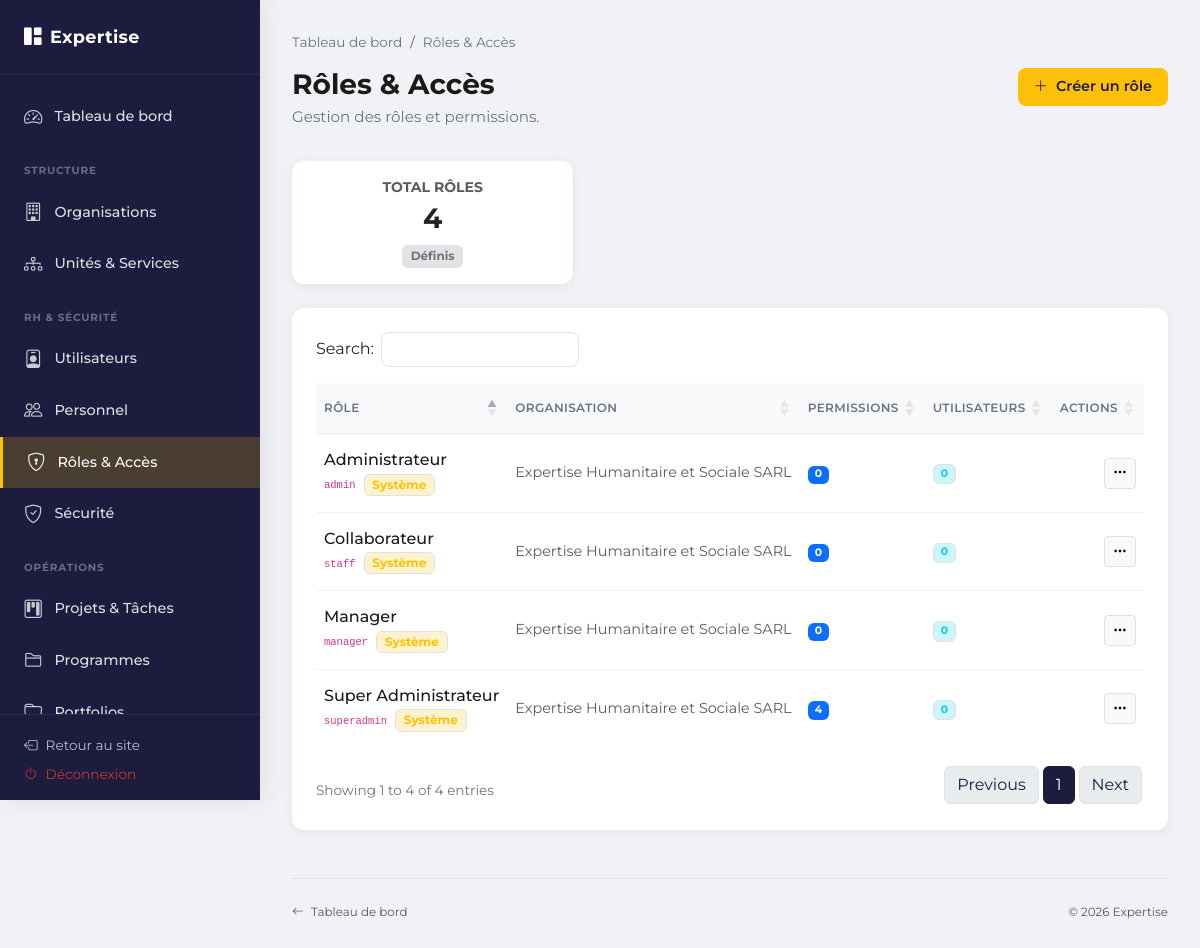
Screenshot of /admin/roles.php (signed in) with the database file from the repository.
### tables this page shows
CREATE TABLE IF NOT EXISTS `role` (
  `id` INT UNSIGNED NOT NULL AUTO_INCREMENT,
  `organisation_id` INT UNSIGNED DEFAULT NULL,
  `name` VARCHAR(100) NOT NULL,
  `code` VARCHAR(50) NOT NULL,
  `description` TEXT,
  `is_system` TINYINT(1) NOT NULL DEFAULT 0,
  `created_at` TIMESTAMP DEFAULT CURRENT_TIMESTAMP,
  `updated_at` TIMESTAMP DEFAULT CURRENT_TIMESTAMP ON UPDATE CURRENT_TIMESTAMP,
  PRIMARY KEY (`id`),
  UNIQUE KEY `uk_role_code_org` (`organisation_id`,`code`),
  CONSTRAINT `fk_role_organisation` FOREIGN KEY (`organisation_id`) REFERENCES `organisation` (`id`) ON DELETE CASCADE
);

CREATE TABLE IF NOT EXISTS `organisation` (
  `id` INT UNSIGNED NOT NULL AUTO_INCREMENT,
  `name` VARCHAR(255) NOT NULL,
  `code` VARCHAR(50) DEFAULT NULL,
  `description` TEXT,
  `address` TEXT,
  `phone` VARCHAR(50),
  `email` VARCHAR(255),
  `website` VARCHAR(255),
  `is_active` TINYINT(1) NOT NULL DEFAULT 1,
  `created_at` TIMESTAMP DEFAULT CURRENT_TIMESTAMP,
  `updated_at` TIMESTAMP DEFAULT CURRENT_TIMESTAMP ON UPDATE CURRENT_TIMESTAMP,
  PRIMARY KEY (`id`),
  UNIQUE KEY `uk_organisation_code` (`code`)
);

### admin/roles.php (the view, shortened to what this page needs)
<?php
require __DIR__ . '/inc/db.php';
$rolesList = [];
$detail = null;
$dashStats = ['total' => 0];
if ($pdo) {
    $action = $_GET['action'] ?? 'list';
    $id = isset($_GET['id']) ? (int) $_GET['id'] : 0;
    if (!$detail && $action !== 'add') {
        $dashStats['total'] = (int) $pdo->query("SELECT COUNT(*) FROM role")->fetchColumn();
        $stmt = $pdo->query("
            SELECT r.id, r.name, r.code, r.is_system, r.created_at,
                   o.name AS organisation_name,
                   (SELECT COUNT(*) FROM role_permission WHERE role_id = r.id) AS perm_count,
                   (SELECT COUNT(*) FROM user_role WHERE role_id = r.id) AS user_count
            FROM role r
            LEFT JOIN organisation o ON r.organisation_id = o.id
            ORDER BY r.name ASC
        ");
        if ($stmt) $rolesList = $stmt->fetchAll();
    }
}
require __DIR__ . '/inc/header.php';
$isForm = ($action === 'add') || ($action === 'edit' && $detail);
?>
<nav aria-label="breadcrumb" class="mb-3">
    <ol class="breadcrumb">
        <li class="breadcrumb-item"><a href="index.php" class="text-decoration-none">Tableau de bord</a></li>
        <li class="breadcrumb-item"><a href="roles.php" class="text-decoration-none">Rôles & Accès</a></li>
    </ol>
</nav>
<header class="admin-header">
    <div class="d-flex flex-wrap justify-content-between align-items-start gap-2">
        <div>
            <h1>
                <?php
                if ($action === 'add') echo 'Nouveau rôle';
                elseif ($action === 'edit' && $detail) echo 'Modifier le rôle';
                elseif ($detail) echo 'Détail du rôle';
                else echo 'Rôles & Accès';
                ?>
            </h1>
            <p><?= $detail ? htmlspecialchars($detail->name) : ($action === 'add' ? 'Créer un rôle et associer des permissions.' : 'Gestion des rôles et permissions.'); ?></p>
        </div>
        <div class="d-flex gap-2">
            <?php if ($detail && !$isForm): ?>
                <?php if (!$detail->is_system): ?>
                    <a href="roles.php?action=edit&id=<?= (int) $detail->id ?>" class="btn btn-admin-primary"><i class="bi bi-pencil me-1"></i> Modifier</a>
                    <button type="button" class="btn btn-outline-danger" data-bs-toggle="modal" data-bs-target="#deleteRoleModal"><i class="bi bi-trash me-1"></i> Supprimer</button>
                <?php endif; ?>
                <a href="roles.php" class="btn btn-admin-outline"><i class="bi bi-arrow-left me-1"></i> Liste</a>
            <?php elseif ($isForm): ?>
                <a href="roles.php<?= $id ? '?id=' . $id : '' ?>" class="btn btn-admin-outline"><i class="bi bi-arrow-left me-1"></i> Annuler</a>
            <?php else: ?>
                <a href="roles.php?action=add" class="btn btn-admin-primary"><i class="bi bi-plus-lg me-1"></i> Créer un rôle</a>
            <?php endif; ?>
        </div>
    </div>
</header>
<?php if (!$detail && count($rolesList) > 0): ?>
    <div class="row g-3 mb-4">
        <div class="col-12 col-sm-6 col-xl-4">
            <div class="admin-card text-center p-3 h-100">
                <div class="text-muted small text-uppercase mb-1 fw-bold">Total rôles</div>
                <div class="h3 mb-0 fw-bold"><?= $dashStats['total'] ?></div>
                <div class="mt-2"><span class="badge bg-secondary-subtle text-secondary border">Définis</span></div>
            </div>
        </div>
    </div>
<?php endif; ?>
<?php if ($detail && !$isForm): ?>
    <div class="admin-card admin-section-card mb-4">
        <h5 class="card-title"><i class="bi bi-shield-lock"></i> Rôle</h5>
        <table class="admin-table mb-4">
            <tr>
                <th style="width:180px;">Nom</th>
                <td><?= htmlspecialchars($detail->name) ?></td>
            </tr>
            <tr>
                <th>Code</th>
                <td><code><?= htmlspecialchars($detail->code) ?></code></td>
            </tr>
            <tr>
                <th>Organisation</th>
                <td><?= htmlspecialchars($detail->organisation_name ?? 'Toutes') ?></td>
            </tr>
            <tr>
                <th>Rôle système</th>
                <td><?= $detail->is_system ? 'Oui' : 'Non' ?></td>
            </tr>
            <?php if (!empty($detail->description)): ?>
            <tr>
                <th>Description</th>
                <td><?= nl2br(htmlspecialchars($detail->description)) ?></td>
            </tr>
            <?php endif; ?>
        </table>
        <h5 class="card-title"><i class="bi bi-key"></i> Permissions (<?= count($detail->permissions) ?>)</h5>
        <?php if (!empty($detail->permissions)): ?>
            <?php
            $byModule = [];
            foreach ($detail->permissions as $p) {
                $m = $p->module ?: 'Autre';
                if (!isset($byModule[$m])) $byModule[$m] = [];
                $byModule[$m][] = $p;
            }
            ?>
            <?php foreach ($byModule as $module => $perms): ?>
                <p class="mb-1"><strong><?= htmlspecialchars($module) ?></strong></p>
                <p class="mb-3">
                    <?php foreach ($perms as $p): ?>
                        <span class="badge bg-secondary-subtle text-secondary border me-1" title="<?= htmlspecialchars($p->name) ?>"><?= htmlspecialchars($p->code) ?></span>
                    <?php endforeach; ?>
                </p>
            <?php endforeach; ?>
        <?php else: ?>
            <p class="text-muted">Aucune permission associée.</p>
        <?php endif; ?>
        <h5 class="card-title mt-3"><i class="bi bi-people"></i> Utilisateurs avec ce rôle (<?= count($detail->users) ?>)</h5>
        <?php if (!empty($detail->users)): ?>
            <ul class="list-unstyled mb-0">
                <?php foreach ($detail->users as $u): ?>
                    <li><a href="staff.php?user_id=<?= (int) $u->id ?>"><?= htmlspecialchars($u->last_name . ' ' . $u->first_name) ?></a> – <span class="text-muted"><?= htmlspecialchars($u->email) ?></span></li>
                <?php endforeach; ?>
            </ul>
            <p class="small text-muted mt-2">Le lien ouvre la fiche personnel si un enregistrement staff existe ; sinon la liste du personnel.</p>
        <?php else: ?>
            <p class="text-muted">Aucun utilisateur avec ce rôle.</p>
        <?php endif; ?>
        <div class="mt-4 d-flex gap-2">
            <?php if (!$detail->is_system): ?>
                <a href="roles.php?action=edit&id=<?= (int) $detail->id ?>" class="btn btn-admin-primary"><i class="bi bi-pencil me-1"></i> Modifier</a>
                <button type="button" class="btn btn-outline-danger" data-bs-toggle="modal" data-bs-target="#deleteRoleModal"><i class="bi bi-trash me-1"></i> Supprimer</button>
            <?php endif; ?>
            <a href="roles.php" class="btn btn-admin-outline ms-auto"><i class="bi bi-arrow-left me-1"></i> Liste</a>
        </div>
    </div>
    <?php if (!$detail->is_system): ?>
    <div class="modal fade" id="deleteRoleModal" tabindex="-1">
        <div class="modal-dialog">
            <div class="modal-content border-0 shadow">
                <div class="modal-header bg-danger text-white">
                    <h5 class="modal-title">Supprimer ce rôle ?</h5>
                    <button type="button" class="btn-close btn-close-white" data-bs-dismiss="modal"></button>
                </div>
                <div class="modal-body py-4">
                    Le rôle <strong><?= htmlspecialchars($detail->name) ?></strong> sera supprimé. Les affectations utilisateurs à ce rôle seront perdues. Cette action est irréversible.
                </div>
                <div class="modal-footer bg-light">
                    <button type="button" class="btn btn-secondary" data-bs-dismiss="modal">Annuler</button>
                    <form method="POST" class="d-inline">
                        <input type="hidden" name="delete_id" value="<?= (int) $detail->id ?>">
                        <button type="submit" class="btn btn-danger">Supprimer définitivement</button>
                    </form>
                </div>
            </div>
        </div>
    </div>
    <?php endif; ?>
<?php elseif (count($rolesList) > 0): ?>
    <div class="admin-card admin-section-card">
        <div class="table-responsive">
            <table class="admin-table table table-hover" id="rolesTable">
                <thead>
                    <tr>
                        <th>Rôle</th>
                        <th>Organisation</th>
                        <th>Permissions</th>
                        <th>Utilisateurs</th>
                        <th class="text-end">Actions</th>
                    </tr>
                </thead>
                <tbody>
                    <?php foreach ($rolesList as $r): ?>
                        <tr>
                            <td>
                                <h6 class="mb-0"><a href="roles.php?id=<?= (int) $r->id ?>"><?= htmlspecialchars($r->name) ?></a></h6>
                                <div class="d-flex gap-2 align-items-center mt-1">
                                    <span class="text-muted x-small"><code><?= htmlspecialchars($r->code) ?></code></span>
                                    <?php if ($r->is_system): ?>
                                        <span class="badge bg-warning-subtle text-warning border x-small">Système</span>
                                    <?php endif; ?>
                                </div>
                            </td>
                            <td><span class="text-muted"><?= htmlspecialchars($r->organisation_name ?? '—') ?></span></td>
                            <td><span class="badge bg-primary"><?= (int) $r->perm_count ?></span></td>
                            <td><span class="badge bg-info-subtle text-info border"><?= (int) $r->user_count ?></span></td>
                            <td class="text-end">
                                <div class="dropdown">
                                    <button class="btn btn-sm btn-light border" type="button" data-bs-toggle="dropdown">
                                        <i class="bi bi-three-dots"></i>
                                    </button>
                                </div>
                            </td>
                        </tr>
                    <?php endforeach; ?>
                </tbody>
            </table>
        </div>
    </div>
<?php endif; ?>
<footer class="admin-main-footer">
    <div class="d-flex flex-wrap justify-content-between align-items-center gap-2">
        <a href="index.php" class="text-muted text-decoration-none small"><i class="bi bi-arrow-left me-1"></i> Tableau de bord</a>
        <span class="small text-muted">&copy; <?= date('Y') ?> Expertise</span>
    </div>
</footer>
<?php require __DIR__ . '/inc/footer.php'; ?>

### rows the page displays
role: name "Administrateur", code "admin", is_system "Système", organisation.name "Expertise Humanitaire et Sociale SARL", perm_count "0", user_count "0"
role: name "Collaborateur", code "staff", is_system "Système", organisation.name "Expertise Humanitaire et Sociale SARL", perm_count "0", user_count "0"
role: name "Manager", code "manager", is_system "Système", organisation.name "Expertise Humanitaire et Sociale SARL", perm_count "0", user_count "0"
role: name "Super Administrateur", code "superadmin", is_system "Système", organisation.name "Expertise Humanitaire et Sociale SARL", perm_count "4", user_count "0"

### other values shown
$dashStats['total'] "4"
